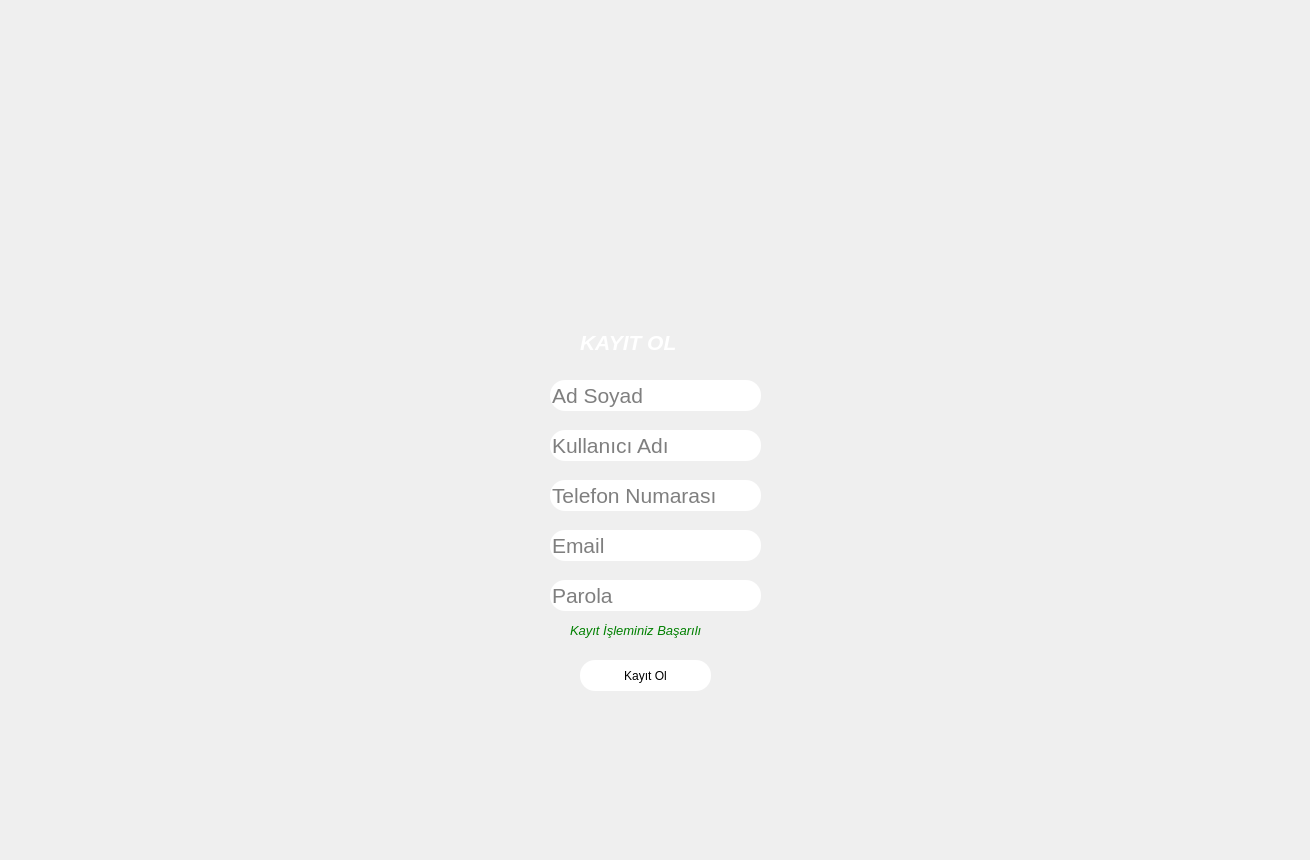
     <widget class="QWidget" name="tab_6">
      <attribute name="title">
       <string>kayıt</string>
      </attribute>
      <widget class="QLabel" name="label_71">
       <property name="geometry">
        <rect>
         <x>0</x>
         <y>0</y>
         <width>1301</width>
         <height>851</height>
        </rect>
       </property>
       <property name="styleSheet">
        <string notr="true">background-image:url(:/back/pic/wallpapers/w2.jpg);</string>
       </property>
       <property name="text">
        <string/>
       </property>
      </widget>
      <widget class="QLineEdit" name="le3_2">
       <property name="geometry">
        <rect>
         <x>550</x>
         <y>480</y>
         <width>211</width>
         <height>31</height>
        </rect>
       </property>
       <property name="font">
        <font>
         <pointsize>16</pointsize>
        </font>
       </property>
       <property name="styleSheet">
        <string notr="true">border-radius:15;
place-holder:username;</string>
       </property>
       <property name="text">
        <string/>
       </property>
       <property name="placeholderText">
        <string>Telefon Numarası</string>
       </property>
      </widget>
      <widget class="QLineEdit" name="le1">
       <property name="geometry">
        <rect>
         <x>550</x>
         <y>380</y>
         <width>211</width>
         <height>31</height>
        </rect>
       </property>
       <property name="font">
        <font>
         <pointsize>16</pointsize>
        </font>
       </property>
       <property name="styleSheet">
        <string notr="true">border-radius:15;
place-holder:username;</string>
       </property>
       <property name="placeholderText">
        <string>Ad Soyad</string>
       </property>
      </widget>
      <widget class="QLineEdit" name="le4_2">
       <property name="geometry">
        <rect>
         <x>550</x>
         <y>530</y>
         <width>211</width>
         <height>31</height>
        </rect>
       </property>
       <property name="font">
        <font>
         <pointsize>16</pointsize>
        </font>
       </property>
       <property name="styleSheet">
        <string notr="true">border-radius:15;
place-holder:username;</string>
       </property>
       <property name="text">
        <string/>
       </property>
       <property name="placeholderText">
        <string>Email</string>
       </property>
      </widget>
      <widget class="QLineEdit" name="le2">
       <property name="geometry">
        <rect>
         <x>550</x>
         <y>430</y>
         <width>211</width>
         <height>31</height>
        </rect>
       </property>
       <property name="font">
        <font>
         <pointsize>16</pointsize>
        </font>
       </property>
       <property name="styleSheet">
        <string notr="true">border-radius:15;
place-holder:username;</string>
       </property>
       <property name="placeholderText">
        <string>Kullanıcı Adı</string>
       </property>
      </widget>
      <widget class="QLineEdit" name="le5_2">
       <property name="geometry">
        <rect>
         <x>550</x>
         <y>580</y>
         <width>211</width>
         <height>31</height>
        </rect>
       </property>
       <property name="font">
        <font>
         <pointsize>16</pointsize>
        </font>
       </property>
       <property name="styleSheet">
        <string notr="true">border-radius:15;</string>
       </property>
       <property name="text">
        <string/>
       </property>
       <property name="echoMode">
        <enum>QLineEdit::Password</enum>
       </property>
       <property name="placeholderText">
        <string>Parola</string>
       </property>
      </widget>
      <widget class="QLabel" name="label_50">
       <property name="geometry">
        <rect>
         <x>580</x>
         <y>330</y>
         <width>141</width>
         <height>51</height>
        </rect>
       </property>
       <property name="toolTip">
        <string>&lt;html&gt;&lt;head/&gt;&lt;body&gt;&lt;p align=&quot;center&quot;&gt;&lt;br/&gt;&lt;/p&gt;&lt;/body&gt;&lt;/html&gt;</string>
       </property>
       <property name="styleSheet">
        <string notr="true">color:white;</string>
       </property>
       <property name="text">
        <string>&lt;html&gt;&lt;head/&gt;&lt;body&gt;&lt;p&gt;&lt;span style=&quot; font-size:16pt; font-weight:600; font-style:italic;&quot;&gt;KAYIT OL  &lt;/span&gt;&lt;/p&gt;&lt;p&gt;&lt;br/&gt;&lt;/p&gt;&lt;/body&gt;&lt;/html&gt;</string>
       </property>
      </widget>
      <widget class="QPushButton" name="pushButton_15">
       <property name="geometry">
        <rect>
         <x>580</x>
         <y>660</y>
         <width>131</width>
         <height>31</height>
        </rect>
       </property>
       <property name="styleSheet">
        <string notr="true">border-radius:15;
background-color:white;
color:black;</string>
       </property>
       <property name="text">
        <string>Kayıt Ol</string>
       </property>
      </widget>
      <widget class="QLabel" name="label_51">
       <property name="geometry">
        <rect>
         <x>540</x>
         <y>110</y>
         <width>221</width>
         <height>221</height>
        </rect>
       </property>
       <property name="styleSheet">
        <string notr="true">background-image:url(:/girisyap/pic/girisyap/avatar.png);
border-radius:25%;</string>
       </property>
       <property name="text">
        <string/>
       </property>
       <property name="pixmap">
        <pixmap>:/girisyap/pic/avatar.png</pixmap>
       </property>
       <property name="scaledContents">
        <bool>true</bool>
       </property>
      </widget>
      <widget class="QLabel" name="label_75">
       <property name="geometry">
        <rect>
         <x>570</x>
         <y>620</y>
         <width>181</width>
         <height>20</height>
        </rect>
       </property>
       <property name="font">
        <font>
         <pointsize>10</pointsize>
         <weight>50</weight>
         <italic>true</italic>
         <bold>false</bold>
        </font>
       </property>
       <property name="styleSheet">
        <string notr="true">color:green;
font:italic;
</string>
       </property>
       <property name="text">
        <string>Kayıt İşleminiz Başarılı</string>
       </property>
      </widget>
     </widget>
